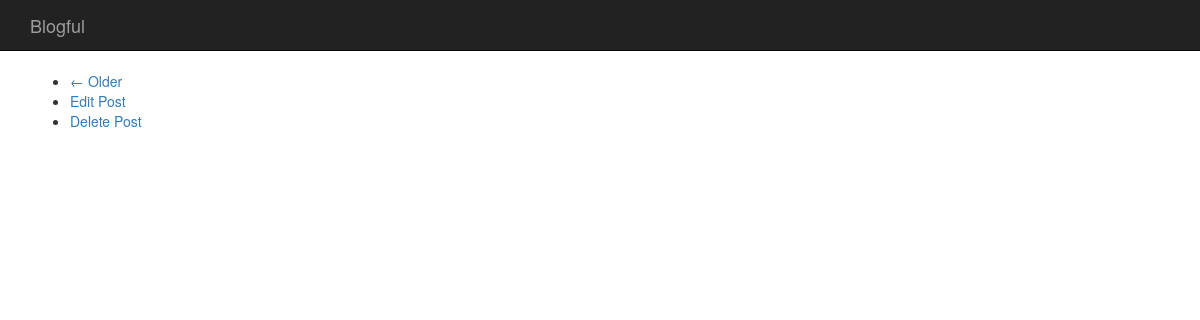
/post/29, run on an earlier commit of the app's database.
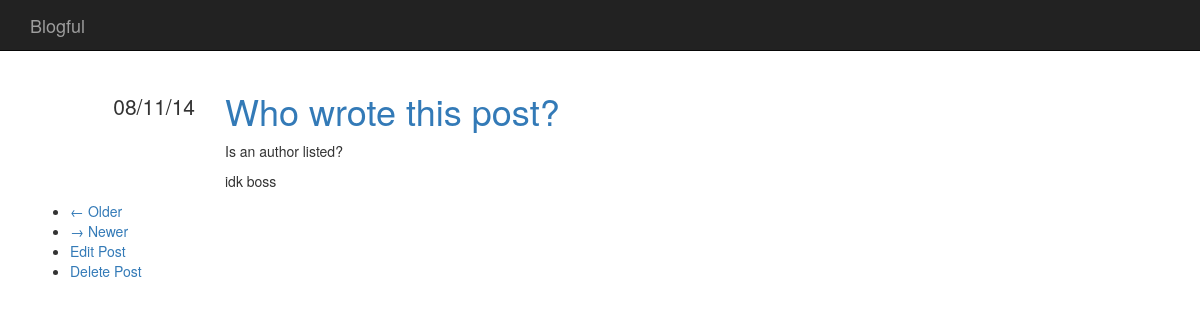
And on a later commit of the database.
### blog/models.py (models this page shows)
class Post(Base):
    __tablename__ = "posts"
    id = Column(Integer, Sequence("post_id_sequence"), primary_key=True)
    title = Column(String(1024))
    content = Column(Text)
    datetime = Column(DateTime, default=datetime.datetime.now)
    author_id = Column(Integer, ForeignKey('users.id'))

### blog/views.py (the view)
@app.route("/")
@app.route("/post/<int:post>")
def posts(post=1, paginate_by=1):
    page_index = post #- 1
    count = session.query(Post).count()
    start = page_index * paginate_by
    end = start + paginate_by
    total_pages = (count - 1) / paginate_by + 1
    has_next = page_index > 0
    has_prev = page_index < total_pages - 1
    posts = session.query(Post)
    posts = posts.order_by(Post.datetime)
    posts = posts[start:end]
    return render_template("posts.html",
        posts=posts,
        has_next=has_next,
        has_prev=has_prev,
        post=post,
        total_pages=total_pages
    )

### blog/filters.py (called while the page is built)
@app.template_filter()
def dateformat(date, format):
    if not date:
        return None
    return date.strftime(format)

### blog/templates/posts.html
{% import "macros.html" as macros %}
{% extends "base.html" %}
{% block content %}
{% for post in posts %}
{{ macros.render_post(post) }}
{% endfor %}
<ul class="poster">
    {% if has_next %}
    <li class="previous" >
    <a href="{{ url_for('posts', post=post - 1) }}">&larr; Older</a>
    </li>
    {% endif %}
    {% if has_prev %}
    <li class="next">
    <a href="{{ url_for('posts', post=post + 1) }}">&rarr; Newer</a>
    </li>
    {% endif %}
    <li class="edit">
    <a href="edit/{{post}}">Edit Post</a>
	</li>
	<li class="delete">
    <a href="delete/{{post}}">Delete Post</a>
	</li>
</ul>
{% endblock %}

### blog/templates/macros.html (shortened to what this page needs)
{% macro render_post(post) %}
<div class="row">
    <div class="col-md-2 text-right metadata">
        <ul class="list-unstyled">
            <li>
                {{ post.datetime | dateformat("%d/%m/%y") }}
            </li>
        </ul>
    </div>
    <div class="col-md-10">
        <h1>
            <a href="/post/{{post.id -1}}">{{ post.title }}</a>
        </h1>
        {{ post.content | safe }}
    </div>
</div>
{% endmacro %}

### blog/templates/base.html (shortened to what this page needs)
<!DOCTYPE html>
<html lang="en">
    <head>
        <link rel="stylesheet" href="//netdna.bootstrapcdn.com/bootstrap/3.1.1/css/bootstrap.min.css">
        <link rel="stylesheet" href="{{ url_for('static', filename='css/main.css') }}">
    </head>
    <body>
        <div class="navbar navbar-inverse navbar-static-top" role="navigation">
            <div class="container">
                <div class="navbar-header">
                    <a class="navbar-brand" href="{{ url_for('posts') }}">Blogful</a>
                </div>
                <div class="collapse navbar-collapse">
                </div>
            </div>
        </div>
        <div class="container">
            {% block content %}{% endblock %}
        </div>
    </body>
</html>

### blog/static/css/main.css (style rules this page uses)
div.metadata { margin-top: 20px; font-size: 1.5em; }

What changed in the data, as far as the page shows it:
added Post: datetime "08/11/14", title "Who wrote this post?", content "Is an author listed? idk boss"
Also different on the page:
text now shown: "→ Newer"
